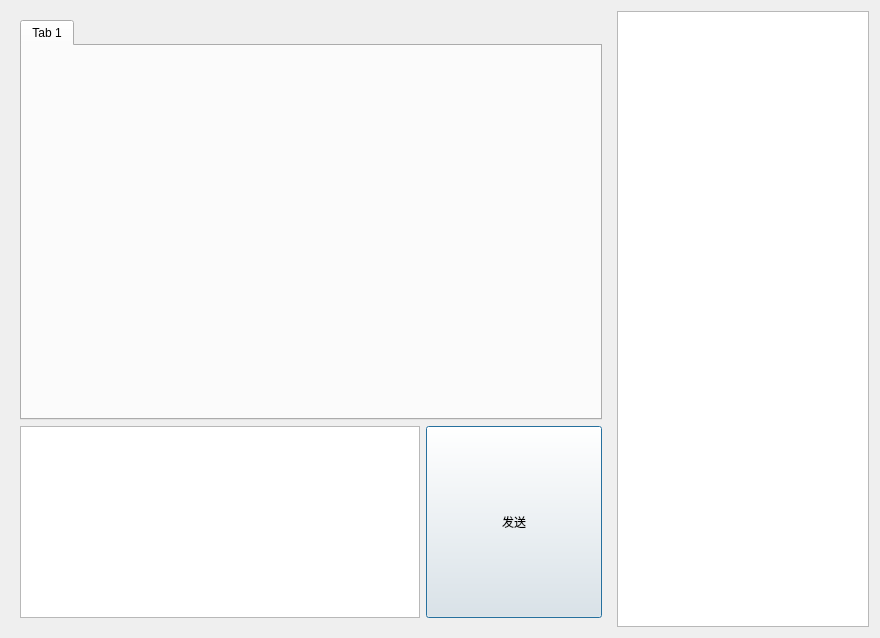
<?xml version="1.0" encoding="UTF-8"?>
<ui version="4.0">
 <class>ChatDialog</class>
 <widget class="QDialog" name="ChatDialog">
  <property name="geometry">
   <rect>
    <x>0</x>
    <y>0</y>
    <width>880</width>
    <height>634</height>
   </rect>
  </property>
  <property name="sizePolicy">
   <sizepolicy hsizetype="Fixed" vsizetype="Fixed">
    <horstretch>0</horstretch>
    <verstretch>0</verstretch>
   </sizepolicy>
  </property>
  <property name="windowTitle">
   <string>Dialog</string>
  </property>
  <layout class="QGridLayout" name="gridLayout">
   <item row="0" column="1">
    <widget class="QListWidget" name="listWidget">
     <property name="enabled">
      <bool>true</bool>
     </property>
     <property name="sizePolicy">
      <sizepolicy hsizetype="Minimum" vsizetype="Minimum">
       <horstretch>0</horstretch>
       <verstretch>0</verstretch>
      </sizepolicy>
     </property>
     <property name="minimumSize">
      <size>
       <width>100</width>
       <height>200</height>
      </size>
     </property>
    </widget>
   </item>
   <item row="0" column="0">
    <widget class="QWidget" name="widget" native="true">
     <property name="sizePolicy">
      <sizepolicy hsizetype="Minimum" vsizetype="Minimum">
       <horstretch>0</horstretch>
       <verstretch>0</verstretch>
      </sizepolicy>
     </property>
     <property name="minimumSize">
      <size>
       <width>600</width>
       <height>0</height>
      </size>
     </property>
     <layout class="QGridLayout" name="gridLayout_2">
      <item row="1" column="0">
       <widget class="QPlainTextEdit" name="plainTextEdit">
        <property name="sizePolicy">
         <sizepolicy hsizetype="Minimum" vsizetype="Minimum">
          <horstretch>0</horstretch>
          <verstretch>0</verstretch>
         </sizepolicy>
        </property>
        <property name="minimumSize">
         <size>
          <width>400</width>
          <height>50</height>
         </size>
        </property>
       </widget>
      </item>
      <item row="1" column="1">
       <widget class="QPushButton" name="sendButton">
        <property name="sizePolicy">
         <sizepolicy hsizetype="Minimum" vsizetype="Minimum">
          <horstretch>0</horstretch>
          <verstretch>0</verstretch>
         </sizepolicy>
        </property>
        <property name="minimumSize">
         <size>
          <width>50</width>
          <height>100</height>
         </size>
        </property>
        <property name="text">
         <string>发送</string>
        </property>
       </widget>
      </item>
      <item row="0" column="0" colspan="2">
       <widget class="QTabWidget" name="tabWidget">
        <property name="sizePolicy">
         <sizepolicy hsizetype="Minimum" vsizetype="Minimum">
          <horstretch>0</horstretch>
          <verstretch>0</verstretch>
         </sizepolicy>
        </property>
        <property name="minimumSize">
         <size>
          <width>500</width>
          <height>400</height>
         </size>
        </property>
        <property name="currentIndex">
         <number>0</number>
        </property>
        <widget class="QWidget" name="tab">
         <attribute name="title">
          <string>Tab 1</string>
         </attribute>
        </widget>
       </widget>
      </item>
     </layout>
    </widget>
   </item>
  </layout>
 </widget>
 <resources/>
 <connections/>
</ui>
